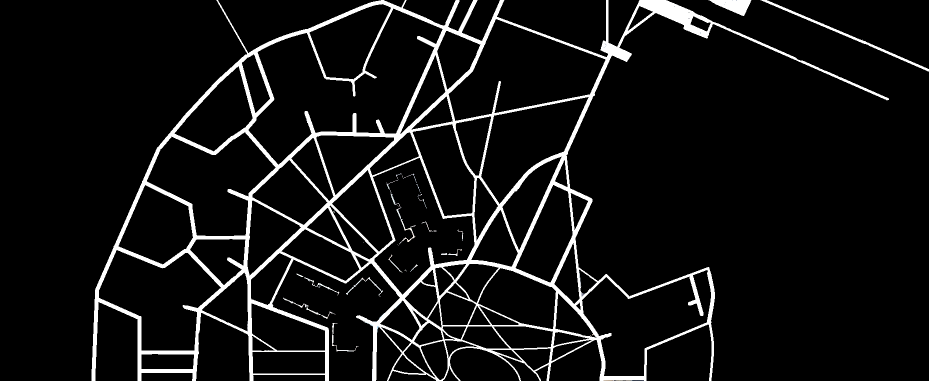
#> input picture masks/mask4.png, 1858 x 761 px (shown at 1/2 size); its folder holds 5 pictures in this run
$ python dynamic.py
#> lines starting #> are read from the running program, lines starting #| are printed output that depends on the picture; after the words box and inside, x2 and y2 are one past the last pixel; in counts of white or black regions, pixels touching at a corner belong together
import cv2
import numpy as np
import matplotlib.pyplot as plt
import heapq


# Map and route settings
map_id = 4

start = (502, 394)
goal  = (1195, 682)


# Robot and obstacle behavior
SENSOR_RADIUS   = 12   # detection range (pixels)
ROBOT_STEP_SIZE = 2    # steps robot advances per iteration

# Obstacles are placed along the initial path:
# first one is temporary, second one is permanent.
OBSTACLE_FRAC = [0.35, 0.65]   # placement along initial path

# How many steps robot waits before deciding obstacle is permanent
PATIENCE_STEPS = 40
TEMPORARY_CLEAR_AFTER = 8   # obstacle starts drifting after 8 steps of detection
DRIFT_SPEED = 8   # faster drift to clear path quickly


# Input files
mask_path = f"masks/mask{map_id}.png"
map_path  = f"maps/map{map_id}.png"

mask    = cv2.imread(mask_path, cv2.IMREAD_GRAYSCALE)
map_img = cv2.imread(map_path)
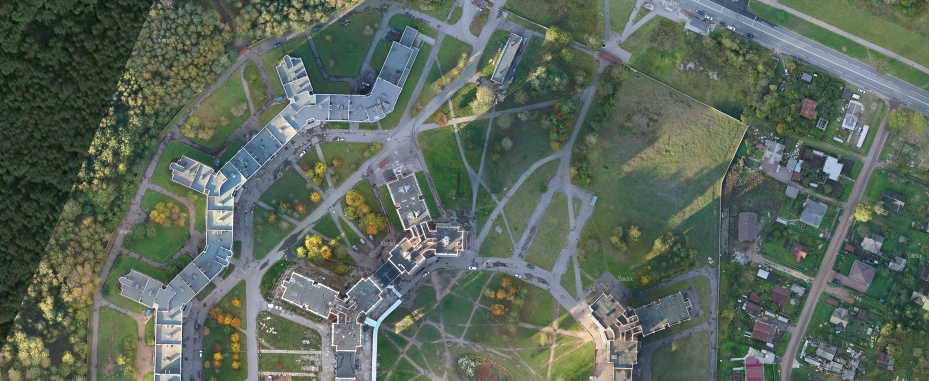
#> input picture maps/map4.png, 1858 x 761 px (shown at 1/2 size)
#> map_img is the input picture: shape (761, 1858, 3); mean B, G, R 91.8, 104.1, 91.7

if mask is None:
    print(f"Error: {mask_path} not found")
    exit()
if map_img is None:
    print(f"Error: {map_path} not found")
    exit()

map_rgb   = cv2.cvtColor(map_img, cv2.COLOR_BGR2RGB)

# Base grid is kept unchanged during the simulation.
# Dynamic obstacles are added only to temporary copies of this grid.
base_grid = (mask > 127).astype(np.uint8)   # NEVER modified
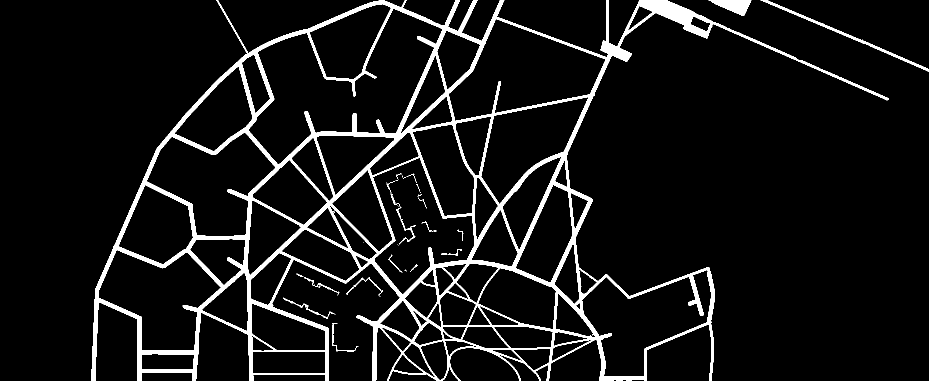
#> base_grid: shape (761, 1858) (shown at 1/2 size); values 0 (black) and 1 (white), 7.7% white; 42 white regions (24 under 20 px), largest, box (x1, y1, x2, y2) and area: (183, 0, 1778, 761) 103211, (1521, 0, 1858, 143) 1787, (1417, 0, 1503, 32) 1481


def is_valid(pt, grid):
    """Check if a point is inside the map and on a free cell."""
    x, y = pt
    return (0 <= x < grid.shape[1] and
            0 <= y < grid.shape[0] and
            grid[y, x] == 1)

def euclidean(a, b):
    """Euclidean distance between two points."""
    return np.sqrt((a[0]-b[0])**2 + (a[1]-b[1])**2)

def get_neighbors(node, grid):
    """Return valid neighboring cells using 8-connected movement."""
    x, y = node
    result = []
    for dx, dy in [(1,0),(-1,0),(0,1),(0,-1),
                   (1,1),(-1,-1),(1,-1),(-1,1)]:
        nx, ny = x+dx, y+dy
        if 0 <= nx < grid.shape[1] and 0 <= ny < grid.shape[0]:
            if grid[ny, nx] == 1:
                result.append((nx, ny))
    return result

def reconstruct_path(came_from, start, goal):
    """Reconstruct a path from the parent dictionary."""
    path = []
    node = goal

    while node in came_from:
        path.append(node)
        node = came_from[node]

    path.append(start)
    path.reverse()

    return path

def path_length(path):
    """Calculate total path length in pixels."""
    return sum(euclidean(path[i], path[i+1]) for i in range(len(path)-1))

def build_grid_with_obstacles(base_grid, active_obs, radius=4):
    """
    Build a temporary planning grid with active obstacles added.

    The original base_grid is not modified.
    """
    grid = base_grid.copy()
    for ox, oy in active_obs:
        for dy in range(-radius, radius+1):
            for dx in range(-radius, radius+1):
                nx, ny = ox+dx, oy+dy
                if 0 <= nx < grid.shape[1] and 0 <= ny < grid.shape[0]:
                    grid[ny, nx] = 0
    return grid

# A*
def astar(grid, start, goal):
    """Find a shortest path using A* with Euclidean heuristic."""
    open_set = []
    heapq.heappush(open_set, (0.0, start))
    came_from, g_score = {}, {start: 0.0}
    visited = 0
    while open_set:
        _, cur = heapq.heappop(open_set)
        visited += 1
        if cur == goal:
            return reconstruct_path(came_from, start, goal), visited
        for nb in get_neighbors(cur, grid):
            tg = g_score[cur] + euclidean(cur, nb)
            if nb not in g_score or tg < g_score[nb]:
                came_from[nb] = cur
                g_score[nb]   = tg
                heapq.heappush(open_set, (tg + euclidean(nb, goal), nb))
    return [], visited


# Check selected points before planning
if not is_valid(start, base_grid):
    print(f"Error: start {start} not on free cell.")
    exit()
if not is_valid(goal, base_grid):
#> (the rest of the program and of its run is left out)
